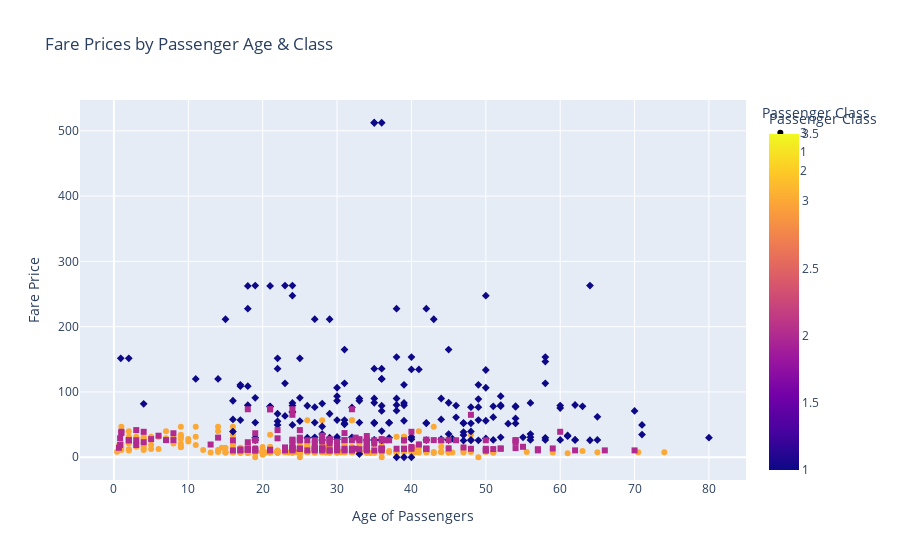

This figure's notebook cell:
### Markdown cell above
#### Step 5: Generate a scatter plot to explore the relationship between passengers' ages and fare prices, using different colors and symbols for the different classes

### Code cell
scatter = px.scatter(data, x= 'Age', y= 'Fare', color = 'Pclass', symbol='Pclass', title = 'Fare Prices by Passenger Age & Class', labels= {'Age':'Age of Passengers', 'Fare':'Fare Price', 'Pclass':'Passenger Class'})
scatter.show()

### Figure 1 — Plotly figure (JSON) as saved in the notebook; plotly's stock layout.template omitted (floating-point values rounded to 4 significant figures; data arrays with more than 128 entries replaced by an {"elided": "..."} marker saying what was removed)
{"data": [{"hovertemplate": "Passenger Class=%{marker.color}<br>Age of Passengers=%{x}<br>Fare Price=%{y}<extra></extra>", "legendgroup": "3", "marker": {"color": {"elided": "491 int values"}, "coloraxis": "coloraxis", "symbol": "circle"}, "mode": "markers", "name": "3", "orientation": "v", "showlegend": true, "type": "scatter", "x": {"elided": "491 float values"}, "xaxis": "x", "y": {"elided": "491 float values"}, "yaxis": "y"}, {"hovertemplate": "Passenger Class=%{marker.color}<br>Age of Passengers=%{x}<br>Fare Price=%{y}<extra></extra>", "legendgroup": "1", "marker": {"color": {"elided": "216 int values"}, "coloraxis": "coloraxis", "symbol": "diamond"}, "mode": "markers", "name": "1", "orientation": "v", "showlegend": true, "type": "scatter", "x": {"elided": "216 float values"}, "xaxis": "x", "y": {"elided": "216 float values"}, "yaxis": "y"}, {"hovertemplate": "Passenger Class=%{marker.color}<br>Age of Passengers=%{x}<br>Fare Price=%{y}<extra></extra>", "legendgroup": "2", "marker": {"color": {"elided": "184 int values"}, "coloraxis": "coloraxis", "symbol": "square"}, "mode": "markers", "name": "2", "orientation": "v", "showlegend": true, "type": "scatter", "x": {"elided": "184 float values"}, "xaxis": "x", "y": {"elided": "184 float values"}, "yaxis": "y"}], "layout": {"autosize": true, "coloraxis": {"colorbar": {"title": {"text": "Passenger Class"}}, "colorscale": [[0, "#0d0887"], [0.1111, "#46039f"], [0.2222, "#7201a8"], [0.3333, "#9c179e"], [0.4444, "#bd3786"], [0.5556, "#d8576b"], [0.6667, "#ed7953"], [0.7778, "#fb9f3a"], [0.8889, "#fdca26"], [1, "#f0f921"]]}, "legend": {"title": {"text": "Passenger Class"}, "tracegroupgap": 0}, "title": {"text": "Fare Prices by Passenger Age & Class"}, "xaxis": {"anchor": "y", "autorange": true, "domain": [0, 1], "range": [-4.433, 84.85], "title": {"text": "Age of Passengers"}, "type": "linear"}, "yaxis": {"anchor": "x", "autorange": true, "domain": [0, 1], "range": [-42.28, 554.6], "title": {"text": "Fare Price"}, "type": "linear"}}}
